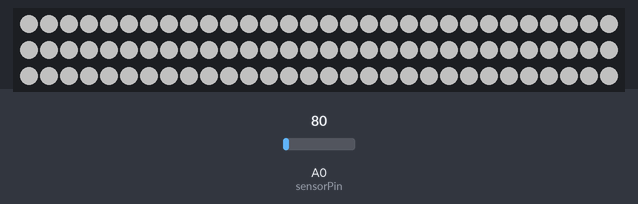
This sketch was run on a simulated Arduino Uno, built with avr-gcc and run on an emulated ATmega328P. Shown: 90 RGB LEDs in strip order, left to right, continuing on the next row. The test bench sets the inputs (shaded band); at power-on: A0 (sensorPin) = 512. Dim RGB values are drawn brighter than linear; what the sketch prints to the serial monitor is not drawn.

1.3 s: A0 (sensorPin) set to 80
Above: at 3.0 s.
3.3 s: A0 (sensorPin) set to 100
5.5 s: A0 (sensorPin) set to 0
Timing chart, 0 to 8.5 s (numbered marks = the images above; inputs shaded):
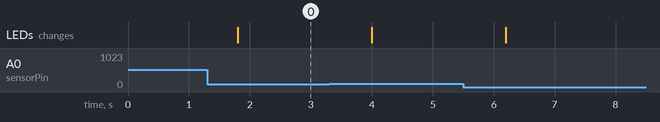

The sketch:

interwoven8.ino
```cpp
#include <Adafruit_NeoPixel.h>
#ifdef _AVR_
  #include <avr/power.h>
#endif

#define PIN 6 //strip pin
const int sensorPin = 0; //ultrasonic pin
int distance1, distance2;
int fadeValue; //brightness of strip

int pixels[] = {0,1,2,3,4,5,6,7,8,9,10,11,12,13,14,15,16,17,18,19,20,21,22,23,24,25,26,27,28,29,
30,31,32,33,34,35,36,37,38,39,40,41,42,43,44,45,46,47,48,49,50,51,52,53,54,55,56,57,58,59,
60,61,62,63,64,65,66,67,68,69,70,71,72,73,74,75,76,77,78,79,80,81,82,83,84,85,86,87,88,89};

Adafruit_NeoPixel strip = Adafruit_NeoPixel(90, PIN, NEO_GRB + NEO_KHZ800);

void setup() {
  Serial.begin(9600); //start serial monitor
  strip.begin();
//  strip.show(); //initialize all pixels to "off"
}

void loop() {
  distance1 = analogRead(sensorPin)*5; //read sensor distance and convert to mm
  distance2 = 600 - distance1; //distance2 maps to fadeValue if distance is less than 600mm (2ft)
  fadeValue = map(distance2, 0, 600, 0, 255); //distance 0-600 brightness 0-255

//  *calls pixel array (!!!FINAL CODE!!!)*
for (int i = 0; i < 90; i++) {
  if (distance1 <= 600) {
      strip.setPixelColor(pixels[i], strip.Color(fadeValue,fadeValue,fadeValue)); //white
      strip.show(); //!!!sends the updated pixel color to the hardware!!! if u delete this u die
  } else if (distance1 > 600) {
      strip.setPixelColor(pixels[i], strip.Color(0,0,0)); //black
      strip.show();
  }
}

  Serial.print(distance1);
  Serial.print("mm");
  Serial.println();
  Serial.print("fade value: ");
  Serial.println(fadeValue);
  delay(30);

//  *test pixel 0*
//  strip.setPixelColor(0,strip.Color(fadeValue, fadeValue, fadeValue));
//  strip.show();

//  *if function combined with NeoPixel simple example*
//  if (distance1 <= 300) {
//    strip.setPixelColor(0, strip.Color(255,0,0)); //red
//    strip.show(); //sends the updated pixel color to the hardware
//  } else if (distance1 > 300) {
//    strip.setPixelColor(0, strip.Color(0,0,0)); //black
//    strip.show();
//  }

//  *fade pixel 0*
//  if (distance1 <= 300) {
//    strip.setPixelColor(0, strip.Color(fadeValue,fadeValue,fadeValue)); //white
//    strip.show(); //sends the updated pixel color to the hardware
//  } else if (distance1 > 300) {
//    strip.setPixelColor(0, strip.Color(0,0,0)); //black
//    strip.show();
//  }

//  *fade pixels 0-4*
//  if (distance1 <= 300) {
//    strip.setPixelColor(0, strip.Color(fadeValue,fadeValue,fadeValue)); //white
//    strip.setPixelColor(1, strip.Color(fadeValue,fadeValue,fadeValue));
//    strip.setPixelColor(2, strip.Color(fadeValue,fadeValue,fadeValue));
//    strip.setPixelColor(3, strip.Color(fadeValue,fadeValue,fadeValue));
//    strip.setPixelColor(4, strip.Color(fadeValue,fadeValue,fadeValue));
//    strip.show(); //sends the updated pixel color to the hardware
//  } else if (distance1 > 300) {
//    strip.setPixelColor(0, strip.Color(0,0,0)); //black
//    strip.setPixelColor(1, strip.Color(0,0,0));
//    strip.setPixelColor(2, strip.Color(0,0,0));
//    strip.setPixelColor(3, strip.Color(0,0,0));
//    strip.setPixelColor(4, strip.Color(0,0,0));
//    strip.show();
//  }
}
```

Measured:
- after the input at 1.3 s, the LEDs: change after 0.50 s (image 0)
